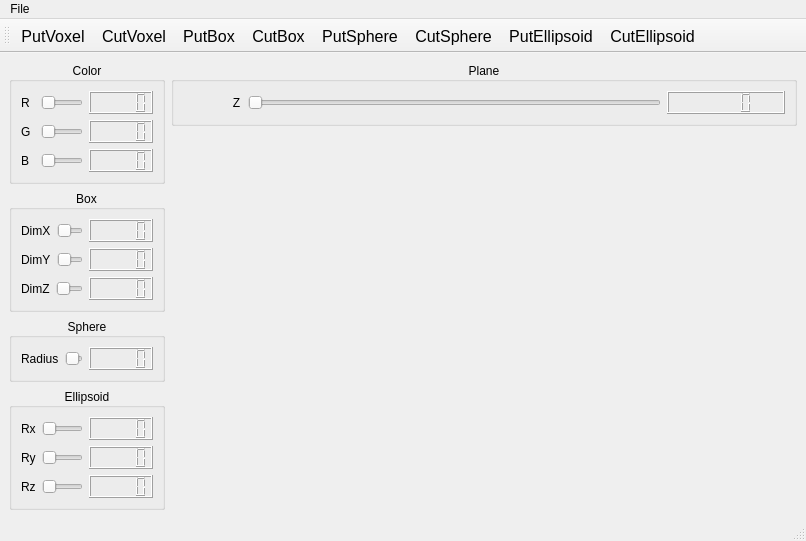
<?xml version="1.0" encoding="UTF-8"?>
<ui version="4.0">
 <class>MainWindow</class>
 <widget class="QMainWindow" name="MainWindow">
  <property name="geometry">
   <rect>
    <x>0</x>
    <y>0</y>
    <width>806</width>
    <height>532</height>
   </rect>
  </property>
  <property name="windowTitle">
   <string>MainWindow</string>
  </property>
  <widget class="QWidget" name="centralwidget">
   <layout class="QGridLayout" name="gridLayout_6">
    <item row="0" column="0">
     <layout class="QHBoxLayout" name="horizontalLayout_13" stretch="20,80">
      <item>
       <layout class="QVBoxLayout" name="verticalLayout_4">
        <item>
         <widget class="QGroupBox" name="groupBox">
          <property name="title">
           <string>Color</string>
          </property>
          <property name="alignment">
           <set>Qt::AlignCenter</set>
          </property>
          <property name="flat">
           <bool>true</bool>
          </property>
          <property name="checkable">
           <bool>false</bool>
          </property>
          <layout class="QGridLayout" name="gridLayout">
           <item row="0" column="0">
            <layout class="QVBoxLayout" name="verticalLayout">
             <item>
              <layout class="QHBoxLayout" name="horizontalLayout" stretch="20,60,20">
               <item>
                <widget class="QLabel" name="label">
                 <property name="text">
                  <string>R</string>
                 </property>
                </widget>
               </item>
               <item>
                <widget class="QSlider" name="horizontalSliderR">
                 <property name="maximum">
                  <number>255</number>
                 </property>
                 <property name="orientation">
                  <enum>Qt::Horizontal</enum>
                 </property>
                </widget>
               </item>
               <item>
                <widget class="QLCDNumber" name="lcdNumberR"/>
               </item>
              </layout>
             </item>
             <item>
              <layout class="QHBoxLayout" name="horizontalLayout_2" stretch="20,60,20">
               <item>
                <widget class="QLabel" name="label_2">
                 <property name="text">
                  <string>G</string>
                 </property>
                </widget>
               </item>
               <item>
                <widget class="QSlider" name="horizontalSliderG">
                 <property name="maximum">
                  <number>255</number>
                 </property>
                 <property name="orientation">
                  <enum>Qt::Horizontal</enum>
                 </property>
                </widget>
               </item>
               <item>
                <widget class="QLCDNumber" name="lcdNumberG"/>
               </item>
              </layout>
             </item>
             <item>
              <layout class="QHBoxLayout" name="horizontalLayout_3" stretch="20,60,20">
               <item>
                <widget class="QLabel" name="label_3">
                 <property name="text">
                  <string>B</string>
                 </property>
                </widget>
               </item>
               <item>
                <widget class="QSlider" name="horizontalSliderB">
                 <property name="maximum">
                  <number>255</number>
                 </property>
                 <property name="orientation">
                  <enum>Qt::Horizontal</enum>
                 </property>
                </widget>
               </item>
               <item>
                <widget class="QLCDNumber" name="lcdNumberB"/>
               </item>
              </layout>
             </item>
            </layout>
           </item>
          </layout>
         </widget>
        </item>
        <item>
         <widget class="QGroupBox" name="groupBox_2">
          <property name="title">
           <string>Box</string>
          </property>
          <property name="alignment">
           <set>Qt::AlignCenter</set>
          </property>
          <property name="flat">
           <bool>true</bool>
          </property>
          <property name="checkable">
           <bool>false</bool>
          </property>
          <layout class="QGridLayout" name="gridLayout_2">
           <item row="0" column="0">
            <layout class="QVBoxLayout" name="verticalLayout_2">
             <item>
              <layout class="QHBoxLayout" name="horizontalLayout_4" stretch="20,60,20">
               <item>
                <widget class="QLabel" name="label_4">
                 <property name="text">
                  <string>DimX</string>
                 </property>
                </widget>
               </item>
               <item>
                <widget class="QSlider" name="horizontalSliderDimX">
                 <property name="orientation">
                  <enum>Qt::Horizontal</enum>
                 </property>
                </widget>
               </item>
               <item>
                <widget class="QLCDNumber" name="lcdNumberDimX"/>
               </item>
              </layout>
             </item>
             <item>
              <layout class="QHBoxLayout" name="horizontalLayout_5" stretch="20,60,20">
               <item>
                <widget class="QLabel" name="label_5">
                 <property name="text">
                  <string>DimY</string>
                 </property>
                </widget>
               </item>
               <item>
                <widget class="QSlider" name="horizontalSliderDimY">
                 <property name="orientation">
                  <enum>Qt::Horizontal</enum>
                 </property>
                </widget>
               </item>
               <item>
                <widget class="QLCDNumber" name="lcdNumberDimY"/>
               </item>
              </layout>
             </item>
             <item>
              <layout class="QHBoxLayout" name="horizontalLayout_6" stretch="20,60,20">
               <item>
                <widget class="QLabel" name="label_6">
                 <property name="text">
                  <string>DimZ</string>
                 </property>
                </widget>
               </item>
               <item>
                <widget class="QSlider" name="horizontalSliderDimZ">
                 <property name="orientation">
                  <enum>Qt::Horizontal</enum>
                 </property>
                </widget>
               </item>
               <item>
                <widget class="QLCDNumber" name="lcdNumberDimZ"/>
               </item>
              </layout>
             </item>
            </layout>
           </item>
          </layout>
         </widget>
        </item>
        <item>
         <widget class="QGroupBox" name="groupBox_3">
          <property name="title">
           <string>Sphere</string>
          </property>
          <property name="alignment">
           <set>Qt::AlignCenter</set>
          </property>
          <property name="flat">
           <bool>true</bool>
          </property>
          <property name="checkable">
           <bool>false</bool>
          </property>
          <layout class="QGridLayout" name="gridLayout_4">
           <item row="0" column="0">
            <layout class="QHBoxLayout" name="horizontalLayout_8" stretch="20,60,20">
             <item>
              <widget class="QLabel" name="label_8">
               <property name="text">
                <string>Radius</string>
               </property>
              </widget>
             </item>
             <item>
              <widget class="QSlider" name="horizontalSliderRaio">
               <property name="orientation">
                <enum>Qt::Horizontal</enum>
               </property>
              </widget>
             </item>
             <item>
              <widget class="QLCDNumber" name="lcdNumberRaio"/>
             </item>
            </layout>
           </item>
          </layout>
         </widget>
        </item>
        <item>
         <widget class="QGroupBox" name="groupBox_4">
          <property name="title">
           <string>Ellipsoid</string>
          </property>
          <property name="alignment">
           <set>Qt::AlignCenter</set>
          </property>
          <property name="flat">
           <bool>true</bool>
          </property>
          <property name="checkable">
           <bool>false</bool>
          </property>
          <layout class="QGridLayout" name="gridLayout_3">
           <item row="0" column="0">
            <layout class="QVBoxLayout" name="verticalLayout_3">
             <item>
              <layout class="QHBoxLayout" name="horizontalLayout_7" stretch="20,60,20">
               <item>
                <widget class="QLabel" name="label_7">
                 <property name="text">
                  <string>Rx</string>
                 </property>
                </widget>
               </item>
               <item>
                <widget class="QSlider" name="horizontalSliderRx">
                 <property name="orientation">
                  <enum>Qt::Horizontal</enum>
                 </property>
                </widget>
               </item>
               <item>
                <widget class="QLCDNumber" name="lcdNumberRx"/>
               </item>
              </layout>
             </item>
             <item>
              <layout class="QHBoxLayout" name="horizontalLayout_9" stretch="20,60,20">
               <item>
                <widget class="QLabel" name="label_9">
                 <property name="text">
                  <string>Ry</string>
                 </property>
                </widget>
               </item>
               <item>
                <widget class="QSlider" name="horizontalSliderRy">
                 <property name="orientation">
                  <enum>Qt::Horizontal</enum>
                 </property>
                </widget>
               </item>
               <item>
                <widget class="QLCDNumber" name="lcdNumberRy"/>
               </item>
              </layout>
             </item>
             <item>
              <layout class="QHBoxLayout" name="horizontalLayout_10" stretch="20,60,20">
               <item>
                <widget class="QLabel" name="label_10">
                 <property name="text">
                  <string>Rz</string>
                 </property>
                </widget>
               </item>
               <item>
                <widget class="QSlider" name="horizontalSliderRz">
                 <property name="orientation">
                  <enum>Qt::Horizontal</enum>
                 </property>
                </widget>
               </item>
               <item>
                <widget class="QLCDNumber" name="lcdNumberRz"/>
               </item>
              </layout>
             </item>
            </layout>
           </item>
          </layout>
         </widget>
        </item>
       </layout>
      </item>
      <item>
       <layout class="QVBoxLayout" name="verticalLayout_5" stretch="10,90">
        <item>
         <widget class="QGroupBox" name="groupBox_5">
          <property name="title">
           <string>Plane</string>
          </property>
          <property name="alignment">
           <set>Qt::AlignCenter</set>
          </property>
          <property name="flat">
           <bool>true</bool>
          </property>
          <property name="checkable">
           <bool>false</bool>
          </property>
          <layout class="QGridLayout" name="gridLayout_5">
           <item row="0" column="0">
            <layout class="QHBoxLayout" name="horizontalLayout_12" stretch="10,70,20">
             <item>
              <widget class="QLabel" name="label_12">
               <property name="text">
                <string>               Z</string>
               </property>
              </widget>
             </item>
             <item>
              <widget class="QSlider" name="horizontalSliderZ">
               <property name="orientation">
                <enum>Qt::Horizontal</enum>
               </property>
              </widget>
             </item>
             <item>
              <widget class="QLCDNumber" name="lcdNumberZ"/>
             </item>
            </layout>
           </item>
          </layout>
         </widget>
        </item>
        <item>
         <widget class="Plotter" name="widget" native="true"/>
        </item>
       </layout>
      </item>
     </layout>
    </item>
   </layout>
  </widget>
  <widget class="QMenuBar" name="menubar">
   <property name="geometry">
    <rect>
     <x>0</x>
     <y>0</y>
     <width>806</width>
     <height>21</height>
    </rect>
   </property>
   <widget class="QMenu" name="menuFile">
    <property name="title">
     <string>File</string>
    </property>
    <addaction name="actionabreDialogo"/>
    <addaction name="actionsalvar"/>
    <addaction name="actionFechar"/>
   </widget>
   <addaction name="menuFile"/>
  </widget>
  <widget class="QStatusBar" name="statusbar"/>
  <widget class="QToolBar" name="toolBar">
   <property name="font">
    <font>
     <pointsize>12</pointsize>
    </font>
   </property>
   <property name="windowTitle">
    <string>toolBar</string>
   </property>
   <attribute name="toolBarArea">
    <enum>TopToolBarArea</enum>
   </attribute>
   <attribute name="toolBarBreak">
    <bool>false</bool>
   </attribute>
   <addaction name="actionPutVoxel"/>
   <addaction name="actionCutVoxel"/>
   <addaction name="actionPutBox"/>
   <addaction name="actionCutBox"/>
   <addaction name="actionPutSphere"/>
   <addaction name="actionCutSphere"/>
   <addaction name="actionPutEllipsoid"/>
   <addaction name="actionCutEllipsoid"/>
  </widget>
  <action name="actionabreDialogo">
   <property name="text">
    <string>Dimensions</string>
   </property>
  </action>
  <action name="actionsalvar">
   <property name="text">
    <string>Save</string>
   </property>
  </action>
  <action name="actionFechar">
   <property name="text">
    <string>Quit</string>
   </property>
  </action>
  <action name="actionPutVoxel">
   <property name="checkable">
    <bool>true</bool>
   </property>
   <property name="icon">
    <iconset resource="recursos.qrc">
     <normaloff>:/icones/voxel.png</normaloff>:/icones/voxel.png</iconset>
   </property>
   <property name="text">
    <string>PutVoxel</string>
   </property>
  </action>
  <action name="actionCutVoxel">
   <property name="checkable">
    <bool>true</bool>
   </property>
   <property name="icon">
    <iconset resource="recursos.qrc">
     <normaloff>:/icones/cutvoxel.png</normaloff>:/icones/cutvoxel.png</iconset>
   </property>
   <property name="text">
    <string>CutVoxel</string>
   </property>
  </action>
  <action name="actionPutBox">
   <property name="checkable">
    <bool>true</bool>
   </property>
   <property name="icon">
    <iconset resource="recursos.qrc">
     <normaloff>:/icones/box.png</normaloff>:/icones/box.png</iconset>
   </property>
   <property name="text">
    <string>PutBox</string>
   </property>
  </action>
  <action name="actionCutBox">
   <property name="checkable">
    <bool>true</bool>
   </property>
   <property name="icon">
    <iconset resource="recursos.qrc">
     <normaloff>:/icones/cutbox.png</normaloff>:/icones/cutbox.png</iconset>
   </property>
   <property name="text">
    <string>CutBox</string>
   </property>
  </action>
  <action name="actionPutSphere">
   <property name="checkable">
    <bool>true</bool>
   </property>
   <property name="icon">
    <iconset resource="recursos.qrc">
     <normaloff>:/icones/sphere.png</normaloff>:/icones/sphere.png</iconset>
   </property>
   <property name="text">
    <string>PutSphere</string>
   </property>
  </action>
  <action name="actionCutSphere">
   <property name="checkable">
    <bool>true</bool>
   </property>
   <property name="icon">
    <iconset resource="recursos.qrc">
     <normaloff>:/icones/cutsphere.png</normaloff>:/icones/cutsphere.png</iconset>
   </property>
   <property name="text">
    <string>CutSphere</string>
   </property>
  </action>
  <action name="actionPutEllipsoid">
   <property name="checkable">
    <bool>true</bool>
   </property>
   <property name="icon">
    <iconset resource="recursos.qrc">
     <normaloff>:/icones/ellipsoid.png</normaloff>:/icones/ellipsoid.png</iconset>
   </property>
   <property name="text">
    <string>PutEllipsoid</string>
   </property>
  </action>
  <action name="actionCutEllipsoid">
   <property name="checkable">
    <bool>true</bool>
   </property>
   <property name="icon">
    <iconset resource="recursos.qrc">
     <normaloff>:/icones/cutellipsoid.png</normaloff>:/icones/cutellipsoid.png</iconset>
   </property>
   <property name="text">
    <string>CutEllipsoid</string>
   </property>
  </action>
 </widget>
 <customwidgets>
  <customwidget>
   <class>Plotter</class>
   <extends>QWidget</extends>
   <header>plotter.h</header>
   <container>1</container>
   <slots>
    <slot>mudaB(int)</slot>
    <slot>mudaG(int)</slot>
    <slot>salvaEscultor()</slot>
   </slots>
  </customwidget>
 </customwidgets>
 <resources>
  <include location="recursos.qrc"/>
 </resources>
 <connections>
  <connection>
   <sender>horizontalSliderZ</sender>
   <signal>valueChanged(int)</signal>
   <receiver>lcdNumberZ</receiver>
   <slot>display(int)</slot>
   <hints>
    <hint type="sourcelabel">
     <x>555</x>
     <y>106</y>
    </hint>
    <hint type="destinationlabel">
     <x>783</x>
     <y>107</y>
    </hint>
   </hints>
  </connection>
  <connection>
   <sender>horizontalSliderR</sender>
   <signal>valueChanged(int)</signal>
   <receiver>lcdNumberR</receiver>
   <slot>display(int)</slot>
   <hints>
    <hint type="sourcelabel">
     <x>82</x>
     <y>107</y>
    </hint>
    <hint type="destinationlabel">
     <x>148</x>
     <y>97</y>
    </hint>
   </hints>
  </connection>
  <connection>
   <sender>horizontalSliderG</sender>
   <signal>valueChanged(int)</signal>
   <receiver>lcdNumberG</receiver>
   <slot>display(int)</slot>
   <hints>
    <hint type="sourcelabel">
     <x>82</x>
     <y>138</y>
    </hint>
    <hint type="destinationlabel">
     <x>152</x>
     <y>127</y>
    </hint>
   </hints>
  </connection>
  <connection>
   <sender>horizontalSliderB</sender>
   <signal>valueChanged(int)</signal>
   <receiver>lcdNumberB</receiver>
   <slot>display(int)</slot>
   <hints>
    <hint type="sourcelabel">
     <x>82</x>
     <y>169</y>
    </hint>
    <hint type="destinationlabel">
     <x>150</x>
     <y>154</y>
    </hint>
   </hints>
  </connection>
  <connection>
   <sender>horizontalSliderDimX</sender>
   <signal>valueChanged(int)</signal>
   <receiver>lcdNumberDimX</receiver>
   <slot>display(int)</slot>
   <hints>
    <hint type="sourcelabel">
     <x>82</x>
     <y>235</y>
    </hint>
    <hint type="destinationlabel">
     <x>152</x>
     <y>226</y>
    </hint>
   </hints>
  </connection>
  <connection>
   <sender>horizontalSliderDimY</sender>
   <signal>valueChanged(int)</signal>
   <receiver>lcdNumberDimY</receiver>
   <slot>display(int)</slot>
   <hints>
    <hint type="sourcelabel">
     <x>82</x>
     <y>266</y>
    </hint>
    <hint type="destinationlabel">
     <x>145</x>
     <y>250</y>
    </hint>
   </hints>
  </connection>
  <connection>
   <sender>horizontalSliderDimZ</sender>
   <signal>valueChanged(int)</signal>
   <receiver>lcdNumberDimZ</receiver>
   <slot>display(int)</slot>
   <hints>
    <hint type="sourcelabel">
     <x>82</x>
     <y>297</y>
    </hint>
    <hint type="destinationlabel">
     <x>143</x>
     <y>281</y>
    </hint>
   </hints>
  </connection>
  <connection>
   <sender>horizontalSliderRaio</sender>
   <signal>valueChanged(int)</signal>
   <receiver>lcdNumberRaio</receiver>
   <slot>display(int)</slot>
   <hints>
    <hint type="sourcelabel">
     <x>83</x>
     <y>361</y>
    </hint>
    <hint type="destinationlabel">
     <x>143</x>
     <y>345</y>
    </hint>
   </hints>
  </connection>
  <connection>
   <sender>horizontalSliderRx</sender>
   <signal>valueChanged(int)</signal>
   <receiver>lcdNumberRx</receiver>
   <slot>display(int)</slot>
   <hints>
    <hint type="sourcelabel">
     <x>82</x>
     <y>426</y>
    </hint>
    <hint type="destinationlabel">
     <x>152</x>
     <y>427</y>
    </hint>
   </hints>
  </connection>
  <connection>
   <sender>horizontalSliderRy</sender>
   <signal>valueChanged(int)</signal>
   <receiver>lcdNumberRy</receiver>
   <slot>display(int)</slot>
   <hints>
    <hint type="sourcelabel">
     <x>82</x>
     <y>457</y>
    </hint>
    <hint type="destinationlabel">
     <x>145</x>
     <y>443</y>
    </hint>
   </hints>
  </connection>
  <connection>
   <sender>horizontalSliderRz</sender>
   <signal>valueChanged(int)</signal>
   <receiver>lcdNumberRz</receiver>
   <slot>display(int)</slot>
   <hints>
    <hint type="sourcelabel">
     <x>82</x>
     <y>488</y>
    </hint>
    <hint type="destinationlabel">
     <x>148</x>
     <y>470</y>
    </hint>
   </hints>
  </connection>
  <connection>
   <sender>actionPutVoxel</sender>
   <signal>triggered(bool)</signal>
   <receiver>MainWindow</receiver>
   <slot>capturaAcao(bool)</slot>
   <hints>
    <hint type="sourcelabel">
     <x>-1</x>
     <y>-1</y>
    </hint>
    <hint type="destinationlabel">
     <x>402</x>
     <y>265</y>
    </hint>
   </hints>
  </connection>
  <connection>
   <sender>actionCutVoxel</sender>
   <signal>triggered(bool)</signal>
   <receiver>MainWindow</receiver>
   <slot>capturaAcao(bool)</slot>
   <hints>
    <hint type="sourcelabel">
     <x>-1</x>
     <y>-1</y>
    </hint>
    <hint type="destinationlabel">
     <x>402</x>
     <y>265</y>
    </hint>
   </hints>
  </connection>
  <connection>
   <sender>actionPutBox</sender>
   <signal>triggered(bool)</signal>
   <receiver>MainWindow</receiver>
   <slot>capturaAcao(bool)</slot>
   <hints>
    <hint type="sourcelabel">
     <x>-1</x>
     <y>-1</y>
    </hint>
    <hint type="destinationlabel">
     <x>402</x>
     <y>265</y>
    </hint>
   </hints>
  </connection>
  <connection>
   <sender>actionCutBox</sender>
   <signal>triggered(bool)</signal>
   <receiver>MainWindow</receiver>
   <slot>capturaAcao(bool)</slot>
   <hints>
    <hint type="sourcelabel">
     <x>-1</x>
     <y>-1</y>
    </hint>
    <hint type="destinationlabel">
     <x>402</x>
     <y>265</y>
    </hint>
   </hints>
  </connection>
  <connection>
   <sender>actionPutSphere</sender>
   <signal>triggered(bool)</signal>
   <receiver>MainWindow</receiver>
   <slot>capturaAcao(bool)</slot>
   <hints>
    <hint type="sourcelabel">
     <x>-1</x>
     <y>-1</y>
    </hint>
    <hint type="destinationlabel">
     <x>402</x>
     <y>265</y>
    </hint>
   </hints>
  </connection>
  <connection>
   <sender>actionCutSphere</sender>
   <signal>triggered(bool)</signal>
   <receiver>MainWindow</receiver>
   <slot>capturaAcao(bool)</slot>
   <hints>
    <hint type="sourcelabel">
     <x>-1</x>
     <y>-1</y>
    </hint>
    <hint type="destinationlabel">
     <x>402</x>
     <y>265</y>
    </hint>
   </hints>
  </connection>
  <connection>
   <sender>actionPutEllipsoid</sender>
   <signal>triggered(bool)</signal>
   <receiver>MainWindow</receiver>
   <slot>capturaAcao(bool)</slot>
   <hints>
    <hint type="sourcelabel">
     <x>-1</x>
     <y>-1</y>
    </hint>
    <hint type="destinationlabel">
     <x>402</x>
     <y>265</y>
    </hint>
   </hints>
  </connection>
  <connection>
   <sender>actionCutEllipsoid</sender>
   <signal>triggered(bool)</signal>
   <receiver>MainWindow</receiver>
   <slot>capturaAcao(bool)</slot>
   <hints>
    <hint type="sourcelabel">
     <x>-1</x>
     <y>-1</y>
    </hint>
    <hint type="destinationlabel">
     <x>402</x>
     <y>265</y>
    </hint>
   </hints>
  </connection>
  <connection>
   <sender>horizontalSliderB</sender>
   <signal>valueChanged(int)</signal>
   <receiver>widget</receiver>
   <slot>mudaB(int)</slot>
   <hints>
    <hint type="sourcelabel">
     <x>62</x>
     <y>158</y>
    </hint>
    <hint type="destinationlabel">
     <x>483</x>
     <y>312</y>
    </hint>
   </hints>
  </connection>
  <connection>
   <sender>actionFechar</sender>
   <signal>triggered(bool)</signal>
   <receiver>MainWindow</receiver>
   <slot>close()</slot>
   <hints>
    <hint type="sourcelabel">
     <x>-1</x>
     <y>-1</y>
    </hint>
    <hint type="destinationlabel">
     <x>402</x>
     <y>265</y>
    </hint>
   </hints>
  </connection>
  <connection>
   <sender>horizontalSliderG</sender>
   <signal>valueChanged(int)</signal>
   <receiver>widget</receiver>
   <slot>mudaG(int)</slot>
   <hints>
    <hint type="sourcelabel">
     <x>62</x>
     <y>127</y>
    </hint>
    <hint type="destinationlabel">
     <x>483</x>
     <y>312</y>
    </hint>
   </hints>
  </connection>
  <connection>
   <sender>actionsalvar</sender>
   <signal>triggered(bool)</signal>
   <receiver>widget</receiver>
   <slot>salvaEscultor()</slot>
   <hints>
    <hint type="sourcelabel">
     <x>-1</x>
     <y>-1</y>
    </hint>
    <hint type="destinationlabel">
     <x>483</x>
     <y>312</y>
    </hint>
   </hints>
  </connection>
 </connections>
 <slots>
  <slot>abreDialogEscultor()</slot>
  <slot>capturaAcao(bool)</slot>
 </slots>
</ui>
